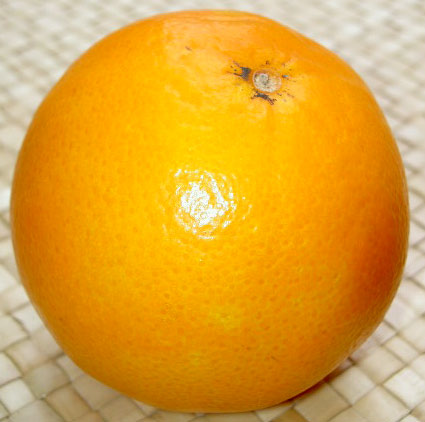
#> input picture data_to_process/test9/source.jpg, 425 x 422 px, found by its file name
$ python check_scale_log.py
#> lines starting #> are read from the running program, lines starting #| are printed output that depends on the picture; after the words box and inside, x2 and y2 are one past the last pixel; in counts of white or black regions, pixels touching at a corner belong together
import numpy as np
from PIL import Image

img = np.array(Image.open('data/test9/source.jpg'))[..., :3].astype(np.float64) / 255.0
mask = np.array(Image.open('data/test9/mask.png')).astype(np.float64) / 255.0
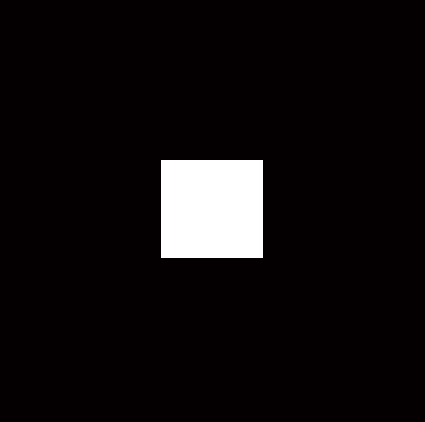
#> input picture data_to_process/test9/mask.png, 425 x 422 px, found by its file name
if mask.ndim == 3: mask = mask[..., 0]
#> mask: shape (422, 425) float64; values 0.0157 (black) and 1 (white), 5.6% white; 1 white region, box (x1, y1, x2, y2) and area: (161, 160, 263, 258) 9996
mask = mask > 0.5

log_img = np.log(img + 1e-8)
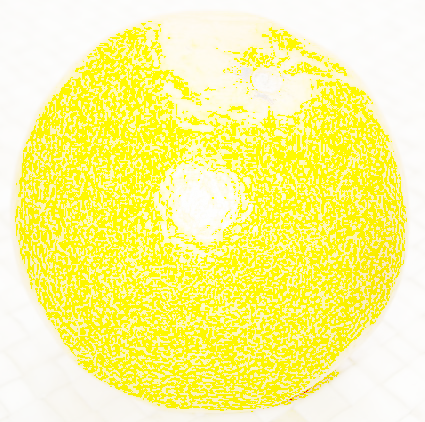
#> log_img: shape (422, 425, 3) float64; mean R, G, B -0.149, -0.482, -7.87; drawn with min black and max white

beta = 0.2
for c in range(3):
    channel = log_img[..., c]
    gy, gx = np.gradient(channel)
    mag = np.sqrt(gx**2 + gy**2)
    alpha = 0.2 * np.mean(mag[mask])
    scale = np.power(alpha, beta) * np.power(mag + 1e-8, -beta)
    print(f"Log Ch {c}: alpha = {alpha:.4f}, scale min = {scale.min():.4f}, max = {scale.max():.4f}")
#> this loop made 3 passes
#> alpha on passes 1 to 3: 0.00311, 0.006, 0.694
#| Log Ch 0: alpha = 0.0031, scale min = 0.3633, max = 12.5494
#| Log Ch 1: alpha = 0.0060, scale min = 0.2192, max = 14.3085
#| Log Ch 2: alpha = 0.6942, scale min = 0.5603, max = 37.0082
#> pass 1, `gy, gx = np.gradient(channel)`:
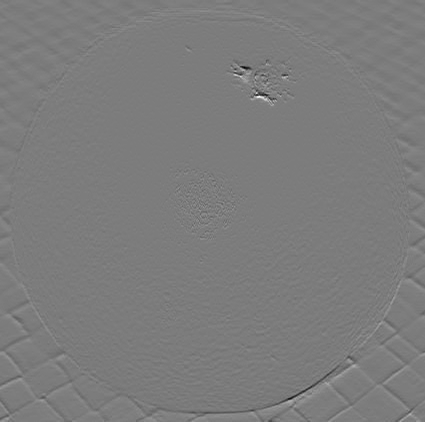
#> gy: shape (422, 425) float64; min -0.471, max 0.491, mean -0.00061; drawn with min black and max white
#> pass 1, `gy, gx = np.gradient(channel)`:
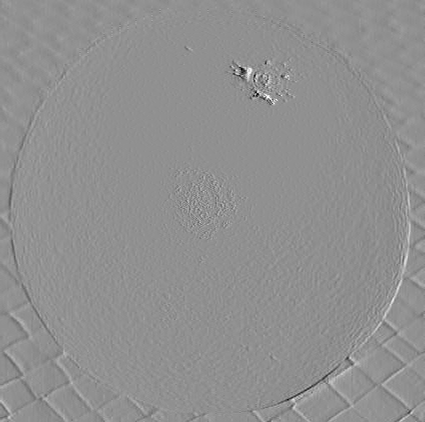
#> gx: shape (422, 425) float64; min -0.31, max 0.237, mean 0.000101; drawn with min black and max white
#> pass 1, `mag = np.sqrt(gx**2 + gy**2)`:
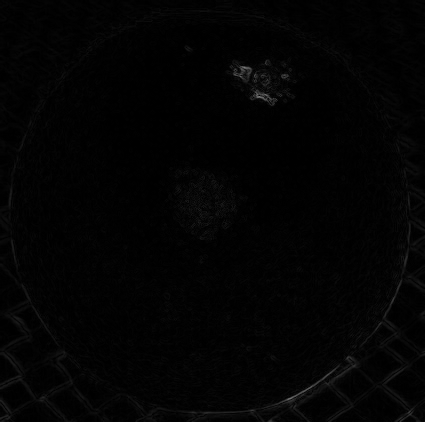
#> mag: shape (422, 425) float64; min 0, max 0.492, mean 0.0135
#> after the loop:
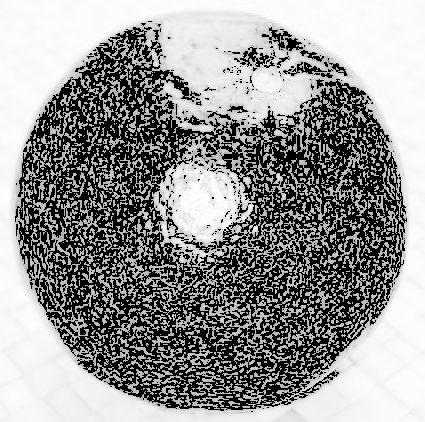
#> channel: shape (422, 425) float64; min -18.42, max 1e-08, mean -7.87; drawn with min black and max white
#> after the loop:
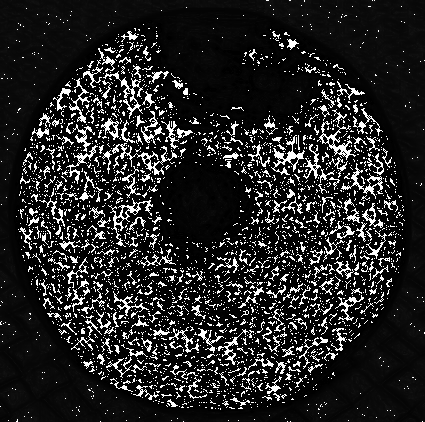
#> scale: shape (422, 425) float64; min 0.56, max 37.01, mean 5.9; drawn with min black and max white
